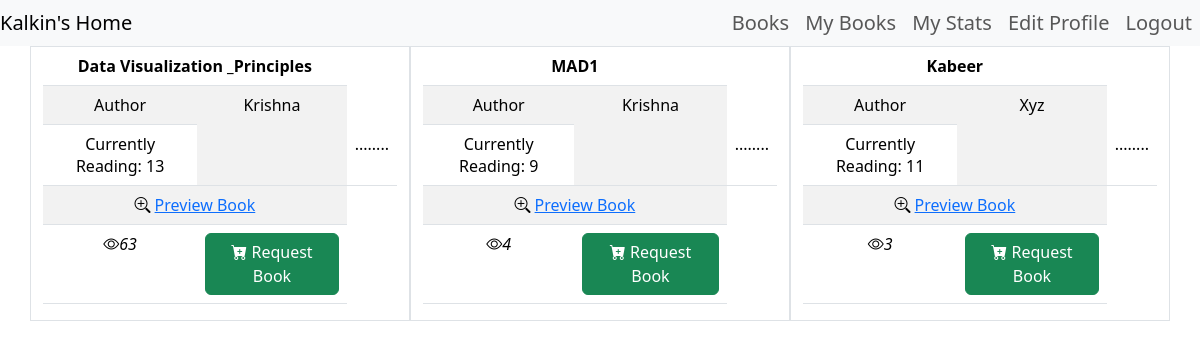
The app's page /book_issued/1 (signed in) with its own data.
### models.py (models this page shows)
class Book(db.Model):
    __tablename__ = "book"
    book_id = db.Column(db.Integer, autoincrement=True, primary_key=True)
    book_name = db.Column(db.String, nullable=False)
    book_content = db.Column(db.String, nullable=False)
    book_author = db.Column(db.String)
    book_image = db.Column(db.String)
    book_sec = db.Column(db.Integer, db.ForeignKey('section.section_id'), nullable=False)
    book_rating = db.Column(db.Float, default=0.0)
    book_views = db.Column(db.Integer, default=0)
    is_premium = db.Column(db.Boolean, nullable= False, default= False)
    sec_name = db.Column(db.String,  nullable=False)
    feedback = db.relationship("Feedback", backref="book")
    @property
    def book_rating(self):
        feedback_ratings = [feedback.rating for feedback in self.feedback]
        if feedback_ratings:
            return sum(feedback_ratings) / len(feedback_ratings)
        else:
            return 0.0

### controllers.py (the view)
@app.route("/book_issued/<int:section_id>", methods= ["GET","POST"])
@auth_required
def book_issued(section_id):
    books= Book.query.filter_by(book_sec=section_id).all()
    return render_template('book_issued.html',user= User.query.get(session['user_id']), books=books)

### controllers.py (called while the page is built)
def auth_required(func):
    @wraps(func)
    def inner(*args, **kwargs):
        if 'user_id' not in session:
            flash("You need to login to continue")
            return redirect(url_for('login'))
        return func(*args, **kwargs)
    return inner

### templates/book_issued.html (shortened to what this page needs)
{% extends 'base.html' %}
{%block content%}
<div class="row">
      {% for i in books %}
          <div class="col-4 border d-flex flex-column">
            <table class="table table-striped text-center">
              <thead>
                <tr>
                  <th colspan="3"> {{ i.book_name }} </th>
                </tr>
              </thead>
              <tbody>
                <tr>
                  <td>Author</td>
                  <td colspan="2" rowspan="2">{{i.book_author |trim}}</td>
                </tr>
                <tr>
                  <td>Currently Reading: {{i.issues|length}}</td>
                  <td colspan="2"> ........ </td>
                </tr>
                <tr>
                  <td colspan="3"> <i class=" bi bi-zoom-in"></i> <a href = "/book_summary/{{i.book_id}}"> Preview Book </a></td>
                </tr>
                <tr>
                  <td><i class="bi bi-eye">{{i.book_views}}</i></td>
                  <td> {% if user.is_admin %}
                    <h6><a href = "/edit_book/{{i.book_id}}"  class="btn btn-warning" onmouseover="this.style.color='green';"><i class="bi bi-pencil-square"></i> Edit Details </a> </h6>
                    {%else%}
                    <a href="/issue_book/{{i.book_id}}/{{user.id}}" class="btn btn-success"><i class="bi bi-cart-plus-fill"></i> Request Book </a>
                  {% endif %} </td>
                </tr>
              </tbody>
            </table>
                </div>
      {% endfor %}
  </div>
{%endblock%}

### records on screen
Book: book_name "Data Visualization _Principles", book_author "Krishna", issues|length "13", book_views "63"
Book: book_name "MAD1", book_author "Krishna", issues|length "9", book_views "4"
Book: book_name "Kabeer", book_author "Xyz", issues|length "11", book_views "3"

### other values on screen
{{ session.get('user_name')|capitalize }} "Kalkin"
